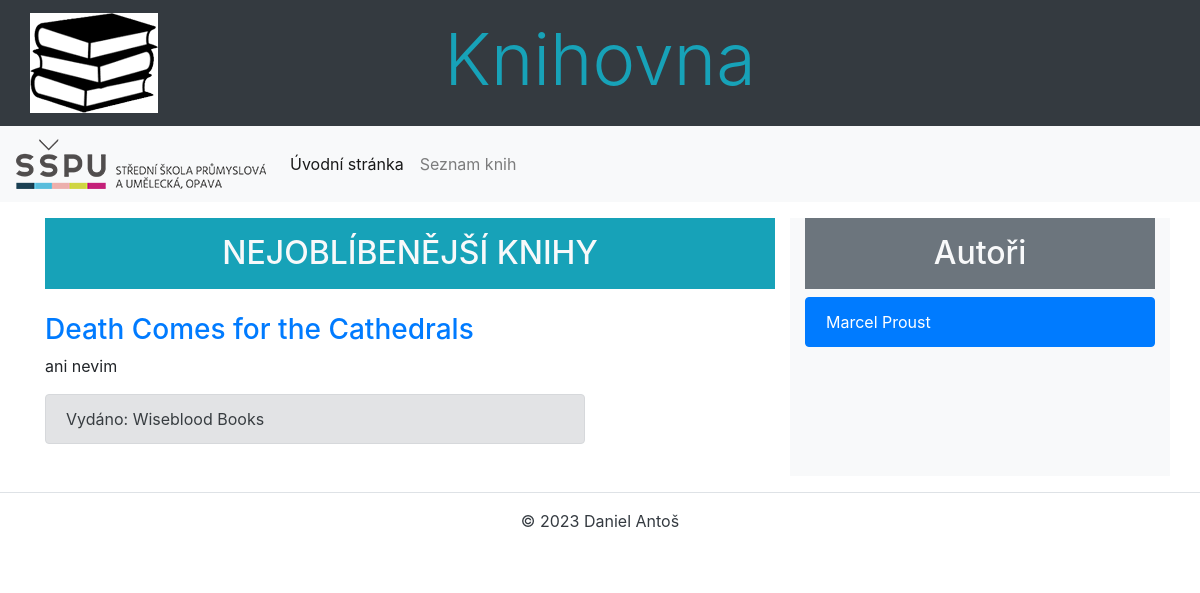
/myapp/, run on an earlier commit of the app's database.
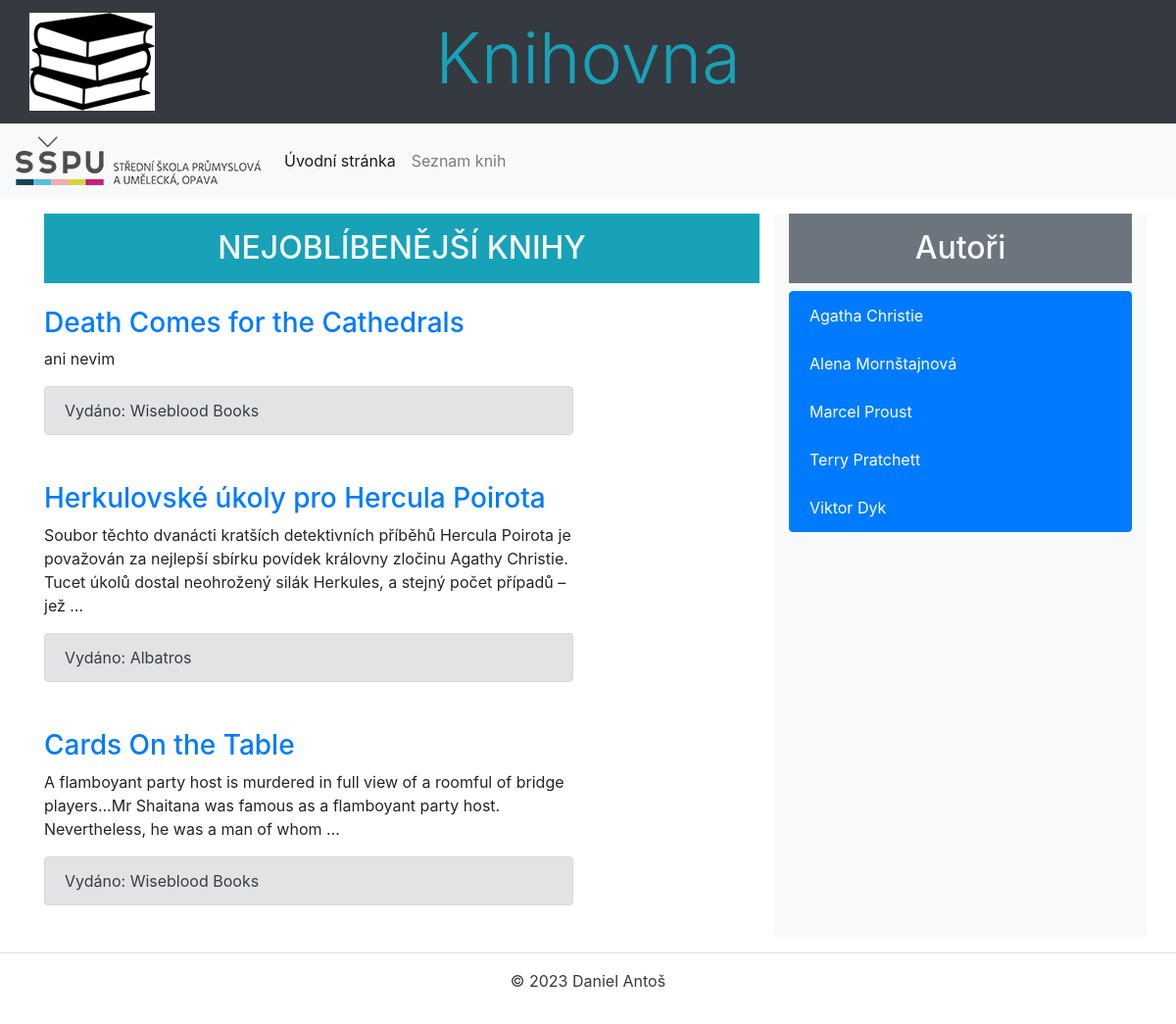
And on a later commit of the database.
### myapp/models.py (models this page shows, shortened)
class Kniha(models.Model):
    isbn = models.CharField(max_length=17, verbose_name="ISBN knihy")
    titul = models.CharField(max_length=100, verbose_name="Titul knihy")
    strany = models.CharField(max_length=5, verbose_name="Počet stran")
    obsah = models.TextField(max_length=5000, verbose_name="Obsah knihy")
    nakladatelstvi = models.ForeignKey("Nakladatelstvi", verbose_name="Nakladatelství knihy", on_delete=models.CASCADE)
    class Meta:
        verbose_name = 'Kniha'
        verbose_name_plural = 'Knihy'
        ordering = ['titul']

class Nakladatelstvi(models.Model):
    nazev = models.CharField(max_length=50, verbose_name="Název")
    class Meta:
        verbose_name = 'Nakladatelství'
        verbose_name_plural = 'Nakladatelství'
        ordering = ['nazev']

class Autor(models.Model):
    jmeno = models.CharField(max_length=100, verbose_name="Křestní jméno")
    prijmeni = models.CharField(max_length=100, verbose_name="Křestní jméno")
    email = models.EmailField(max_length=256, verbose_name="E-mail")
    zivotopis = models.CharField(max_length=45, verbose_name="Životopis")
    bio = models.TextField(max_length=2000, verbose_name="Životopis")
    narozeni = models.DateField(verbose_name="Datum narození")
    umrti = models.DateField(verbose_name="Datum umrtí", null=False)
    class Meta:
        verbose_name = 'Autor'
        verbose_name_plural = 'Autoři'
        ordering = ['jmeno']

### myapp/views.py (the view)
# urls.py: path('', views.index, name='index'),
def index(request):
    context = {
        'knihy': Kniha.objects.order_by('-strany')[:3],
        "autory": Autor.objects.order_by("jmeno"),
    }
    return render(request, 'index.html', context=context)

### myapp/templates/index.html (shortened to what this page needs)
{% extends 'base.html' %}
{% block content %}
    <div class="row">
        <div class="col-lg-8 mt-3 mb-3">
            <h2 class="bg-info text-light text-center text-uppercase p-3">Nejoblíbenější knihy</h2>
            {% for kniha in knihy %}
            <div class="row mb-3">
                <div class="col-lg-9">
                    <h3><a href="{% url "kniha" kniha.id %}">{{ kniha.titul }}</a></h3>
                    <p>{{ kniha.obsah|truncatewords:30 }}</p>
                    <p class="alert alert-secondary">Vydáno: {{ kniha.nakladatelstvi.nazev }}</p>
                </div>
            </div>
            {% endfor %}
        </div>
        <div class="col-lg-4 bg-light mt-3 mb-3">
            <h2 class="bg-secondary text-light text-center p-3">Autoři</h2>
            <ul class="list-group">
            {% for autor in autory %}
                <li class="list-group-item active">{{ autor.jmeno }} {{ autor.prijmeni }}</li>
            {% endfor %}
            </ul>
        </div>
    </div>
{% endblock %}

### myapp/templates/base.html (shortened to what this page needs)
<!DOCTYPE html>
<html lang="cs">
<head>
    {% load static %}
    <link rel="stylesheet" href="{% static 'bootstrap/bootstrap.min.css' %}">
    <link rel="stylesheet" href="{% static 'css/styles.css' %}">
</head>
<body>
    {% include 'page/header.html' %}
    {% include 'page/navbar.html' %}
    <main class="container">
    {% block content %}{% endblock %}
    </main>
    {% include 'page/footer.html' %}
</body>
</html>

### myapp/templates/page/header.html
<header class="bg-dark p-3 text-center">
    <h1 class="display-3 text-info">Knihovna</h1>
</header>

### myapp/templates/page/navbar.html (shortened to what this page needs)
{% load static %}
<nav class="navbar navbar-expand-sm navbar-light bg-light">
    <a class="navbar-brand text-dark" href="#"><img src="{% static 'img/skola-logo.png' %}" alt="Školní knihovna"></a>
    <div class="collapse navbar-collapse" id="collapsibleNavId">
        <ul class="navbar-nav mr-auto mt-2 mt-lg-0">
            <li class="nav-item active">
                <a class="nav-link" href="{% url 'index' %}">Úvodní stránka <span class="sr-only">(current)</span></a>
            </li>
            <li class="nav-item">
                <a class="nav-link" href="{% url 'seznam' %}">Seznam knih</a>
            </li>
        </ul>
    </div>
</nav>

### myapp/templates/page/footer.html
<footer class="container-fluid p-3 border-top">
    <p class="text-center text-dark">&copy; 2023 Daniel Antoš</p>
</footer>

### myapp/static/css/styles.css (style rules this page uses)
header { background-image: url('../img/book-logo.png'); background-repeat: no-repeat; background-position: left 30px center; }

What changed in the data, as far as the page shows it:
added Kniha: titul "Herkulovské úkoly pro Hercula Poirota", obsah "Soubor těchto dvanácti kratších detektivních příběhů Hercula Poirota je považován za nejlepší sbírku povídek královny zločinu Agathy Christie. Tucet úkolů dostal neohrožený silák Herkules, a stejný počet případů – jež …", nakladatelstvi.nazev "Albatros"
added Kniha: titul "Cards On the Table", obsah "A flamboyant party host is murdered in full view of a roomful of bridge players...Mr Shaitana was famous as a flamboyant party host. Nevertheless, he was a man of whom …", nakladatelstvi.nazev "Wiseblood Books"
added Autor: jmeno "Agatha", prijmeni "Christie"
added Autor: jmeno "Alena", prijmeni "Mornštajnová"
added Autor: jmeno "Terry", prijmeni "Pratchett"
added Autor: jmeno "Viktor", prijmeni "Dyk"
